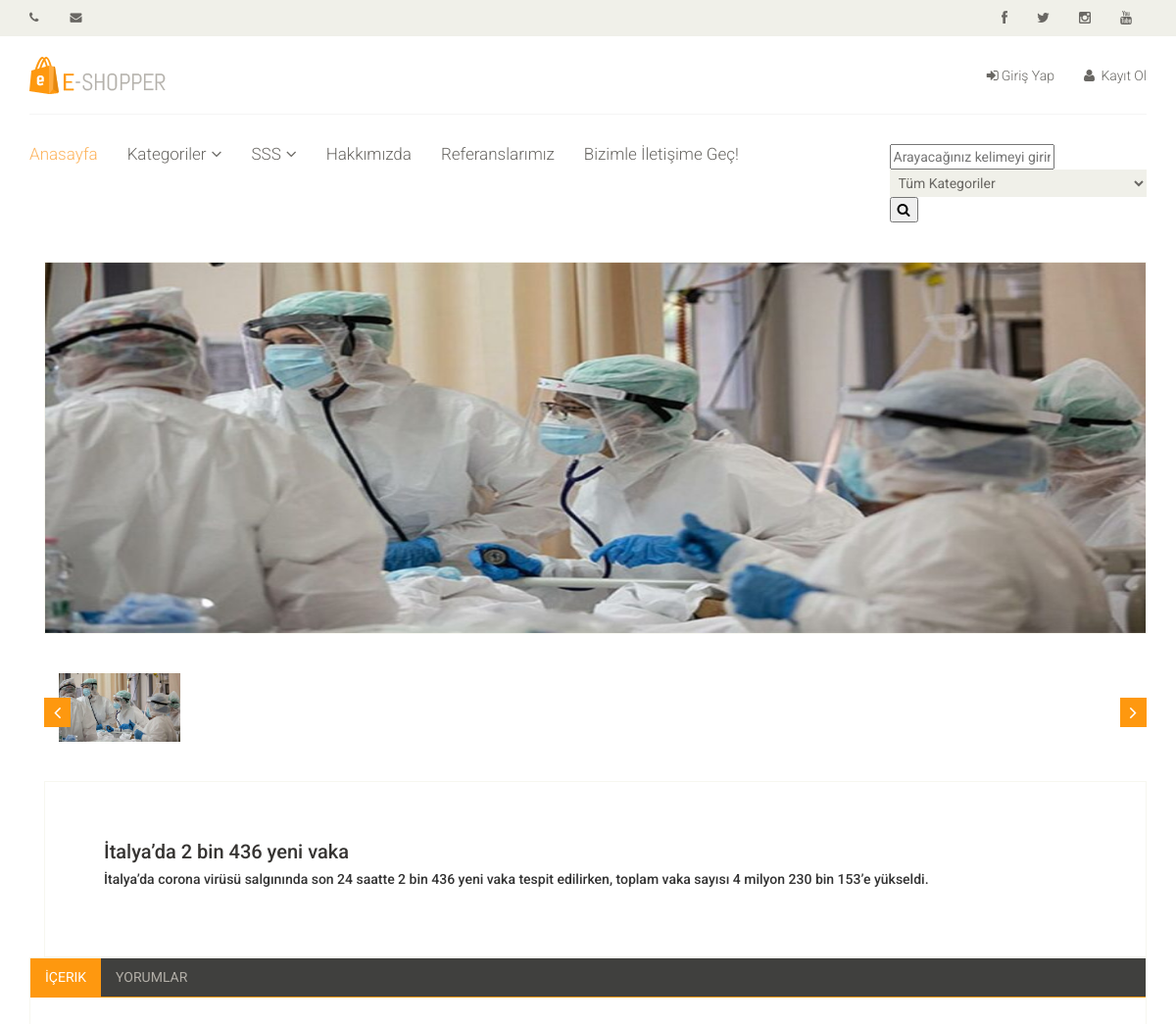
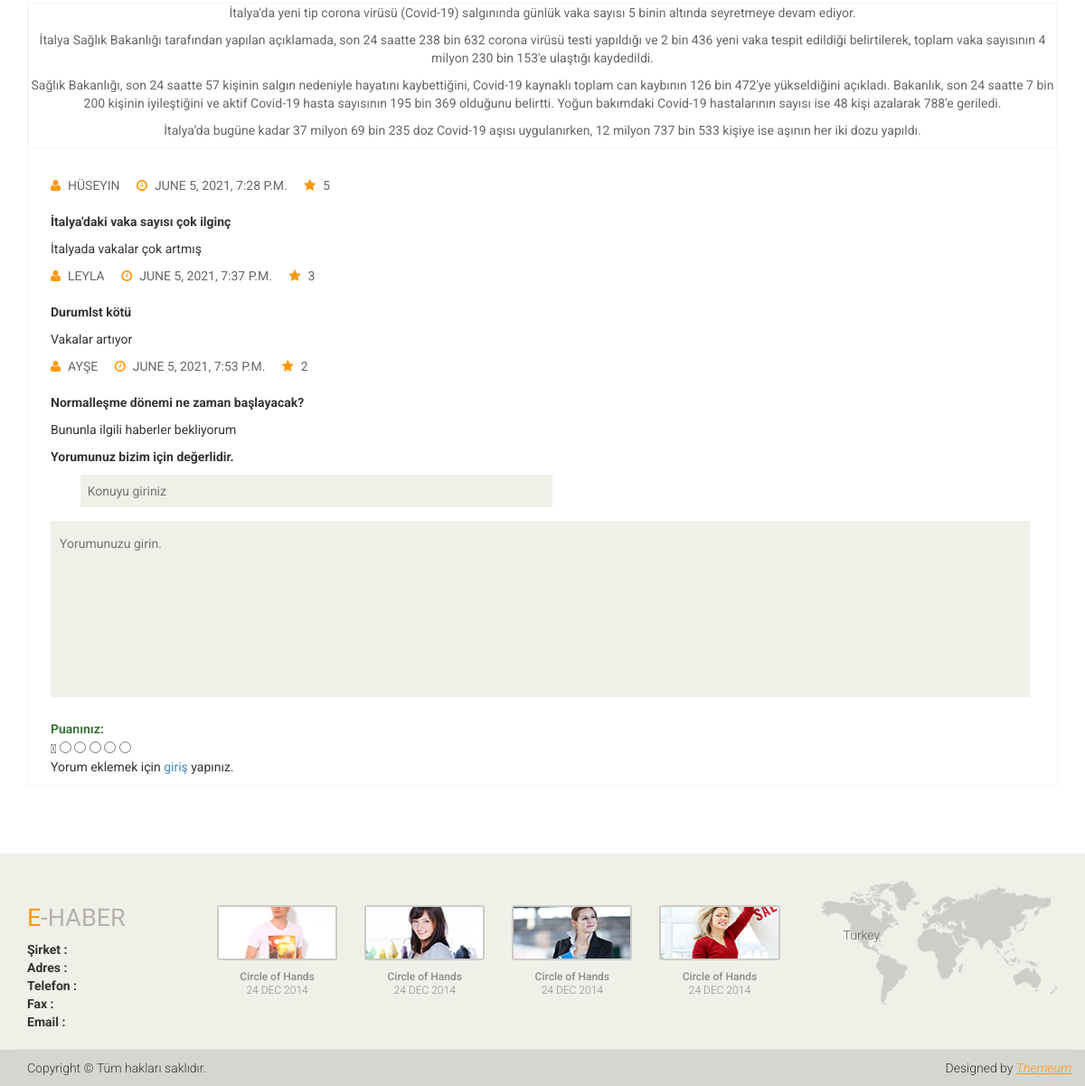
The app's page /new/20/italya-ikibin/ with its own data (2 pictures, top to bottom).
### news/models.py (models this page shows, shortened)
class New(models.Model):
    STATUS = (
        ('True', 'Evet'),
        ('False', 'Hayır'),
    )
    title = models.CharField(max_length=200)
    keywords = models.CharField(max_length=255)
    description = models.CharField(max_length=255)
    detail = RichTextUploadingField()
    image = models.ImageField(blank=True, upload_to='images/')
    status = models.CharField(max_length=10, choices=STATUS)
    slug = models.SlugField(null=False,unique=True)
    category = models.ForeignKey(Category, on_delete=models.CASCADE)
    user = models.ForeignKey(User, on_delete=models.CASCADE)
    create_at = models.DateTimeField(auto_now_add=True)
    update_at = models.DateTimeField(auto_now=True)
    def image_tag(self):
        return mark_safe('<img src="{}" height="50"/>'.format(self.image.url))
    image_tag.short_description='Image'

class Comment(models.Model):
    STATUS=(
        ('New','Yeni'),
        ('True','Evet'),
        ('False','Hayır'),
    )
    new=models.ForeignKey(New,on_delete=models.CASCADE)
    user=models.ForeignKey(User,on_delete=models.CASCADE)
    subject=models.CharField(max_length=50,blank=True)
    comment=models.CharField(max_length=200,blank=True)
    rate=models.IntegerField(blank=True)
    status=models.CharField(max_length=10,choices=STATUS,default='New')
    ip=models.CharField(blank=True,max_length=20)
    create_at=models.DateTimeField(auto_now_add=True)
    update_at=models.DateTimeField(auto_now=True)

### home/views.py (the view)
# urls.py: path('new/<int:id>/<slug:slug>/',views.new_detail,name='new_detail'),
def new_detail(request,id,slug):
    category=Category.objects.all()
    new = New.objects.get(pk=id)
    images=Images.objects.filter(news_id=id)
    comments = Comment.objects.filter(new_id=id,status='True')
    context={'category':category,
             'new':new,
             'images':images,
             'comments':comments}
    return render(request,'new_detail.html',context)

### home/templates/new_detail.html (shortened to what this page needs)
{% extends 'homebase.html'%}
{% block content %}
    <div class="container">
        <div class="row">
            <div class="col-sm-12 padding-right">
                <div class="product-details">
                    <div class="col-sm-12">
                        <div class="view-product">
                            <img src="{{ new.image.url }}"  alt="" />
                        </div>
                        <div id="similar-product" class="carousel slide" data-ride="carousel">
                            <div class="carousel-inner">
                                <div class="item active">
                                    <img src="{{ new.image.url }}" style="height: 70px;" alt="" />
                                </div>
                            </div>
                            <a class="left item-control" href="#similar-product" data-slide="prev">
                                <i class="fa fa-angle-left"></i>
                            </a>
                            <a class="right item-control" href="#similar-product" data-slide="next">
                                <i class="fa fa-angle-right"></i>
                            </a>
                        </div>
                    </div>
                </div>
                <div class="col-sm-12">
                    <div class="product-information">
                        <h2>{{ new.title }}</h2>
                        <h5>{{ new.description }}</h5>
                    </div>
                </div>
            </div>
            <div class="category-tab shop-details-tab">
                <div class="col-sm-12">
                    <ul class="nav nav-tabs">
                        <li class="active"><a href="#details" data-toggle="tab">İçerik</a></li>
                        <li ><a href="#reviews" data-toggle="tab">Yorumlar </a></li>
                    </ul>
                </div>
                <div class="tab-content">
                    <div class="tab-pane fade active in" id="details">
                        <div class="col-sm-12">
                            <div class="product-image-wrapper">
                                <div class="single-products">
                                    <div class="productinfo text-center">
                                        {{new.detail|safe}}
                                    </div>
                                </div>
                            </div>
                        </div>
                    </div>
                    <div class="tab-pane fade active in" id="reviews" >
                        <div class="col-sm-12">
                            {% for rs in comments %}
                                <ul>
                                    <li><a href=""><i class="fa fa-user"></i>{{ rs.user.first_name }}</a></li>
                                    <li><a href=""><i class="fa fa-clock-o"></i>{{ rs.create_at }}</a></li>
                                    <li><a href=""><i class="fa fa-star"></i>{{ rs.rate }}</a></li>
                                </ul>
                                <strong><p>{{ rs.subject }}</p></strong>
                                <p>{{ rs.comment }}</p>
                            {% endfor %}
                            <p><b>Yorumunuz bizim için değerlidir.</b></p>
                            <form action="/news/addcomment/{{ new.id }}" method="post">
                                <span>
											<input  class="input" name="subject" id="id_subject" type="text" placeholder="Konuyu giriniz"/>
										</span>
                                <textarea class="input" name="comment" id="id_comment" placeholder="Yorumunuzu girin." ></textarea>
                                <strong class="text-success">Puanınız:</strong>
                                <div class="fa-star">
                                    <input type="radio" name="rate" value="1"/>
                                    <input type="radio" name="rate" value="2"/>
                                    <input type="radio" name="rate" value="3"/>
                                    <input type="radio" name="rate" value="4"/>
                                    <input type="radio" name="rate" value="5"/>
                                </div>
                                {% if user.id is not None %}
                                    <button type="submit" class="btn-primary">
                                        Gönder
                                    </button>
                                {% else %}
                                    Yorum eklemek için <a href="/login">giriş</a> yapınız.
                                {% endif %}
                            </form>
                        </div>
                    </div>
                </div>
            </div>
        </div>
    </div>
{% endblock %}

### home/static/css/main.css (style rules this page uses)
body { font-family: 'Roboto', sans-serif; background:; position: relative; font-weight:400px; }
ul li { list-style: none; }
a { -webkit-transition: 300ms; -moz-transition: 300ms; -o-transition: 300ms; transition: 300ms; }
h1, h2, h3, h4, h5, h6 { font-family: 'Roboto', sans-serif; }
.item { padding-left: 100px; }
.right { right: 0; }
.padding-right { padding-right: 0; }
.product-image-wrapper { border:1px solid #F7F7F5; overflow: hidden; margin-bottom:30px; }
.single-products { position: relative; }
.productinfo p { font-family: 'Roboto', sans-serif; font-size: 14px; font-weight: 400; color: #696763; }
.productinfo { position:relative; }
.category-tab { overflow: hidden; }
.category-tab ul { background: #40403E; border-bottom: 1px solid #FE980F; list-style: none outside none; margin: 0 0 30px; padding: 0; width: 100%; }
.category-tab ul li a { border: 0 none; border-radius: 0; color: #B3AFA8; display: block; font-family: 'Roboto', sans-serif; font-size: 14px; text-transform: uppercase; }
.nav-tabs li.active a, .nav-tabs li.active a:hover, .nav-tabs li.active a:focus { -moz-border-bottom-colors: none; -moz-border-left-colors: none; -moz-border-right-colors: none; -moz-border-top-colors: none; background-color: #FE980F; border:0px; color: #FFFFFF; cursor: default; margin-right:0; margin-left:0; }
.nav-tabs li a { border: 1px solid rgba(0, 0, 0, 0); border-radius: 4px 4px 0 0; line-height: 1.42857; margin-right:0; }
.product-details { overflow:hidden; }
#similar-product { margin-top: 40px; }
#reviews { padding-left: 25px; padding-right: 25px; }
.product-details { margin-bottom: 40px; overflow: hidden; margin-top: 10px; }
.view-product { position: relative; }
.view-product img { border: 1px solid #F7F7F0; height: 380px; width: 100%; }
#similar-product .carousel-inner .item { padding-left:0px; }
#similar-product .carousel-inner .item img { display: inline-block; margin-left: 15px; }
.item-control { position: absolute; top: 35%; }
.item-control i { background: #FE980F; color: #FFFFFF; font-size: 20px; padding: 5px 10px; }
.product-information { border: 1px solid #F7F7F0; overflow: hidden; padding-bottom: 60px; padding-left: 60px; padding-top: 60px; position: relative; }
.product-information h2 { color: #363432; font-family: 'Roboto', sans-serif; font-size: 20px; margin-top: 0; }
.shop-details-tab { border: 1px solid #F7F7F0; margin-bottom: 75px; margin-left: 15px; margin-right: 15px; padding-bottom: 10px; }
.shop-details-tab .col-sm-12 { padding-left: 0; padding-right: 0; }
#reviews ul { background: #FFFFFF; border: 0 none; list-style: none outside none; margin: 0 0 20px; padding: 0; }
#reviews ul li { display:inline-block; }
#reviews ul li a { color: #696763; display: block; font-family: 'Roboto', sans-serif; font-size: 14px; padding-right: 15px; }
#reviews ul li a i { color:#FE980F; padding-right:8px; }
#reviews p { color:#363432; }
#reviews form span { display: block; }
#reviews form span input { background:#F0F0E9; border: 0 none; color: #A6A6A1; font-family: 'Roboto', sans-serif; font-size: 14px; outline: medium none; padding: 8px; width: 48%; }
#reviews form span input:last-child { margin-left: 3%; }
#reviews textarea { background: #F0F0E9; border: medium none; color: #A6A6A1; height: 195px; margin-bottom: 25px; margin-top: 15px; outline: medium none; padding-left: 10px; padding-top: 15px; resize: none; width: 99.5%; }
.user_info input, select, textarea { background: #F0F0E9; border:0; color: #696763; padding: 5px; width: 100%; border-radius: 0; resize: none }

### records on screen
New: image (picture), title "İtalya’da 2 bin 436 yeni vaka", description "İtalya’da corona virüsü salgınında son 24 saatte 2 bin 436 yeni vaka tespit edilirken, toplam vaka sayısı 4 milyon 230 bin 153’e yükseldi.", detail "İtalya'da yeni tip corona virüsü (Covid-19) salgınında günlük vaka sayısı 5 binin altında seyretmeye devam ediyor. İtalya Sağlık Bakanlığı tarafından yapılan açıklamada, son 24 saatte 238 bin 632 corona virüsü testi yapıldığı ve 2 bin 436 yeni vaka tespit edildiği belirtilerek, toplam vaka sayısının 4 milyon 230 bin 153'e ulaştığı kaydedildi. Sağlık Bakanlığı, son 24 saatte 57 kişinin salgın nedeniyle hayatını kaybettiğini, Covid-19 kaynaklı toplam can kaybının 126 bin 472'ye yükseldiğini açıkladı. Bakanlık, son 24 saatte 7 bin 200 kişinin iyileştiğini ve aktif Covid-19 hasta sayısının 195 bin 369 olduğunu belirtti. Yoğun bakımdaki Covid-19 hastalarının sayısı ise 48 kişi azalarak 788'e…"
Comment: user.first_name "HÜSEYIN", create_at "JUNE 5, 2021, 7:28 P.M.", rate "5", subject "İtalya'daki vaka sayısı çok ilginç", comment "İtalyada vakalar çok artmış"
Comment: user.first_name "LEYLA", create_at "JUNE 5, 2021, 7:37 P.M.", rate "3", subject "Durumlst kötü", comment "Vakalar artıyor"
Comment: user.first_name "AYŞE", create_at "JUNE 5, 2021, 7:53 P.M.", rate "2", subject "Normalleşme dönemi ne zaman başlayacak?", comment "Bununla ilgili haberler bekliyorum"
